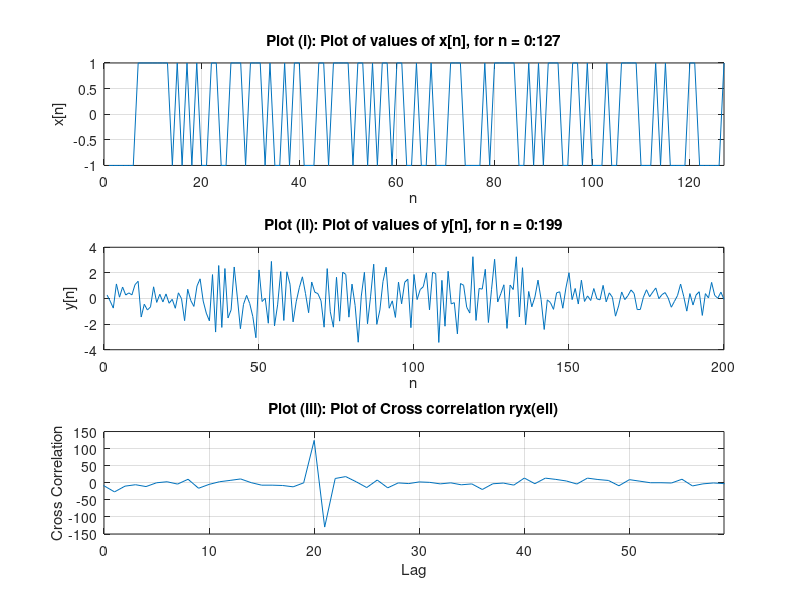

The MATLAB script that drew this image:
%-----------------------------%
%         Sean Hwang          %
% ECE 538 - MATLAB Project 1 %
%     Source Code File        %
%-----------------------------%

% Parameters to be changed 

a2 = -1; 
D2 = 21; 

v = randn(1,200) * 0.7; %variance == std.div, since 1. 

% Generating sequence for M=127 using given M=15 file
register=[1 0 0 0 0 0 0];
for ri=1:127,
m127(ri)=register(1,7);
register(2:7)=register(1:6);
register(1,1)=rem((register(1,1)+m127(1,ri)),2);
end
m127=2*m127-1; 

x = [m127 zeros(1, 200-127)];
x20 = [zeros(1,20) m127 zeros(1, 200-127-20)]; 
%x[n-20] 
xD2 = [zeros(1,D2) m127 zeros(1, 200-127-D2)];  
%x[n-D] 

% Parameters not to be changed 

n = 0:199; 

y = x20 + a2*xD2 + v; %y[n] = x[n-20] + a2x[n-D2] + v[n]  

ryx = conv(y,x(end:-1:1)); 
[a,bound] = xcorr(y,x); 

%Plot generation 

%Plot i
subplot(3,1,1); 
plot (m127); 
xlim([0 127]); 
grid on; 
xlabel('n'); 
ylabel('x[n]'); 
title('Plot (i): Plot of values of x[n], for n = 0:127'); 
 
%Plot ii 
subplot(3,1,2); 
plot (y); 
grid on; 
xlabel('n'); 
ylabel('y[n]');
title('Plot (ii): Plot of values of y[n], for n = 0:199'); 

%plot iii 
subplot(3,1,3); 
plot (bound,ryx); 
xlim([0 59]);
grid on; 
xlabel ('Lag'); 
ylabel ('Cross Correlation'); 
title ('Plot (iii): Plot of Cross correlation ryx(ell)'); 



